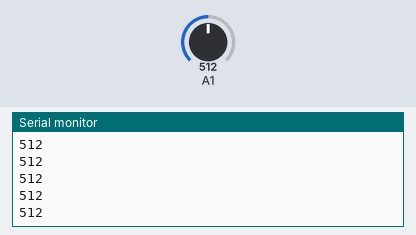
The sketch below on a simulated Arduino Uno, built with avr-gcc and run on an emulated ATmega328P. On the bench: the last lines printed to the serial monitor. Inputs (shaded band) come from the test bench; at power-on: A1 = 512.

Above: at 1.2 s.
1.3 s: A1 set to 716
At 2.1 s:
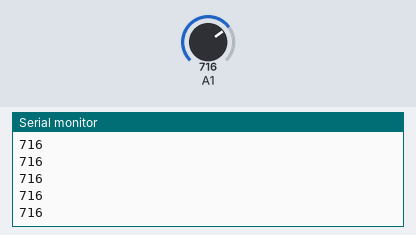
2.8 s: A1 set to 900
At 3.9 s:
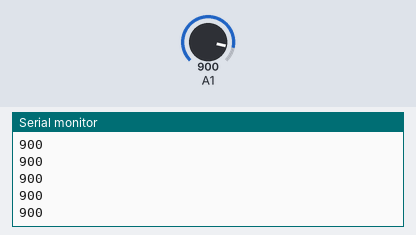
Timing chart, 0 to 5.8 s (numbered marks = the images above; inputs shaded):
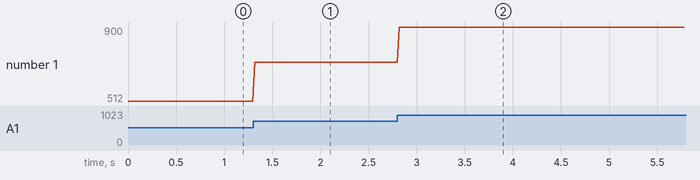

The sketch:

Plotter.ino
```cpp
//!AUM!!


void setup()
{  Serial.begin(9600);
}

void loop()
{ int analog_value = 0;

  analog_value = analogRead(A1);
  Serial.println(analog_value,DEC);
  delay(20);
}
```

Measured:
- after the input at 1.3 s, the serial monitor: prints a new line at once (image 1)
- after the input at 2.8 s, the serial monitor: prints a new line at once (image 2)
- plotted number 1: 512 → 716 after the input at 1.3 s, 716 → 900 after the input at 2.8 s
